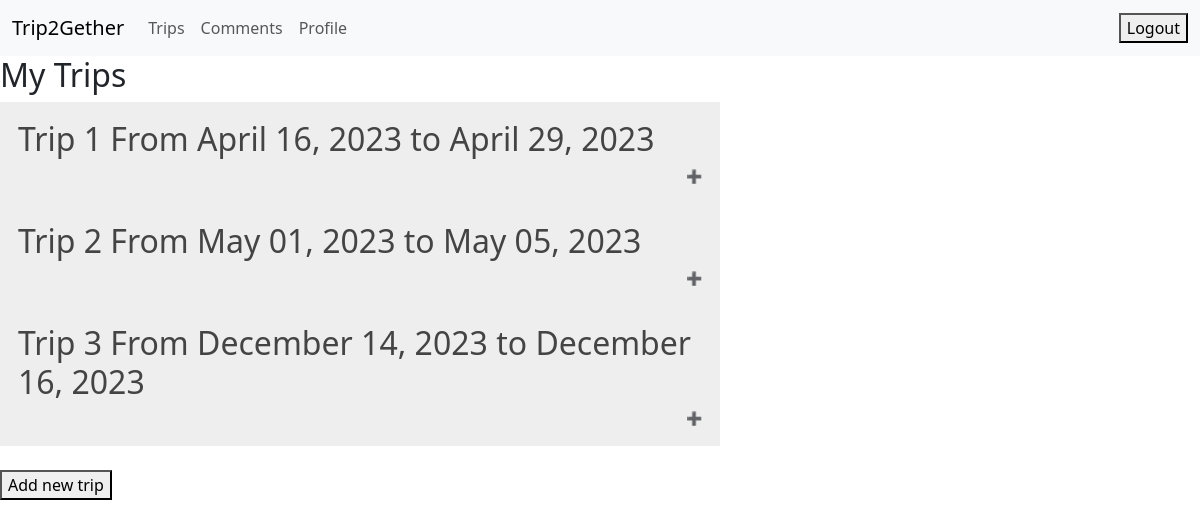
Screenshot of /trip/read.php with the database file from the repository.
### tables this page shows
CREATE TABLE `trips` (
  `trip_id` int(11) NOT NULL,
  `start_date` date NOT NULL,
  `end_date` date NOT NULL
);

### trip/read.php (the view, shortened to what this page needs)
<!DOCTYPE html>
<html lang="en">
<head>
  <link rel="stylesheet" href="	https://cdn.jsdelivr.net/npm/bootstrap@5.3.0-alpha3/dist/css/bootstrap.min.css">
  <link rel="stylesheet" type="text/css" href="trips.css" importance="high">
</head>
<body>
  <div id="nav-placeholder"></div>
    <h2>My Trips</h2>
    <?php
      $conn = new mysqli("localhost", "Cesar", "DX8317oZ]XFs0mMo", "trip2gether");
      $user_id = 4;
      $getTripID = "SELECT trips.trip_id, trips.start_date, trips.end_date
                    FROM trips
                    JOIN attendances ON trips.trip_id = attendances.trip_id
                    WHERE attendances.user_id = $user_id
                    ORDER BY trips.start_date ASC";
      $myTrip = mysqli_query($conn, $getTripID);
      if(mysqli_num_rows($myTrip) > 0) {
        $curr_trip = null;
        $trip_num = 1;
        while($row = mysqli_fetch_assoc($myTrip)) {
          $trip_id = $row['trip_id'];
          if($trip_id != $curr_trip) {
            $start_date = date('F d, Y', strtotime($row['start_date']));
            $end_date = date('F d, Y', strtotime($row['end_date']));
            echo '<button class = "accordion">';
            echo "<h2>Trip $trip_num From $start_date to $end_date</h2></button>";
            $curr_trip = $trip_id;
            $trip_num++;
          }
        }
      }
      echo '<br><button id="create_btn">Add new trip</button>';
    ?>
</body>
</html>

### trip/trips.css (style rules this page uses)
.accordion { background-color: #eee; color: #444; cursor: pointer; padding: 18px; width: 60%; text-align: left; border: none; outline: none; transition: 0.4s; }
.accordion:after { content: '\02795'; font-size: 13px; color: #777; float: right; margin-left: 5px; }

### rows the page displays
trips: start_date "April 16, 2023", end_date "April 29, 2023"
trips: start_date "May 01, 2023", end_date "May 05, 2023"
trips: start_date "December 14, 2023", end_date "December 16, 2023"
